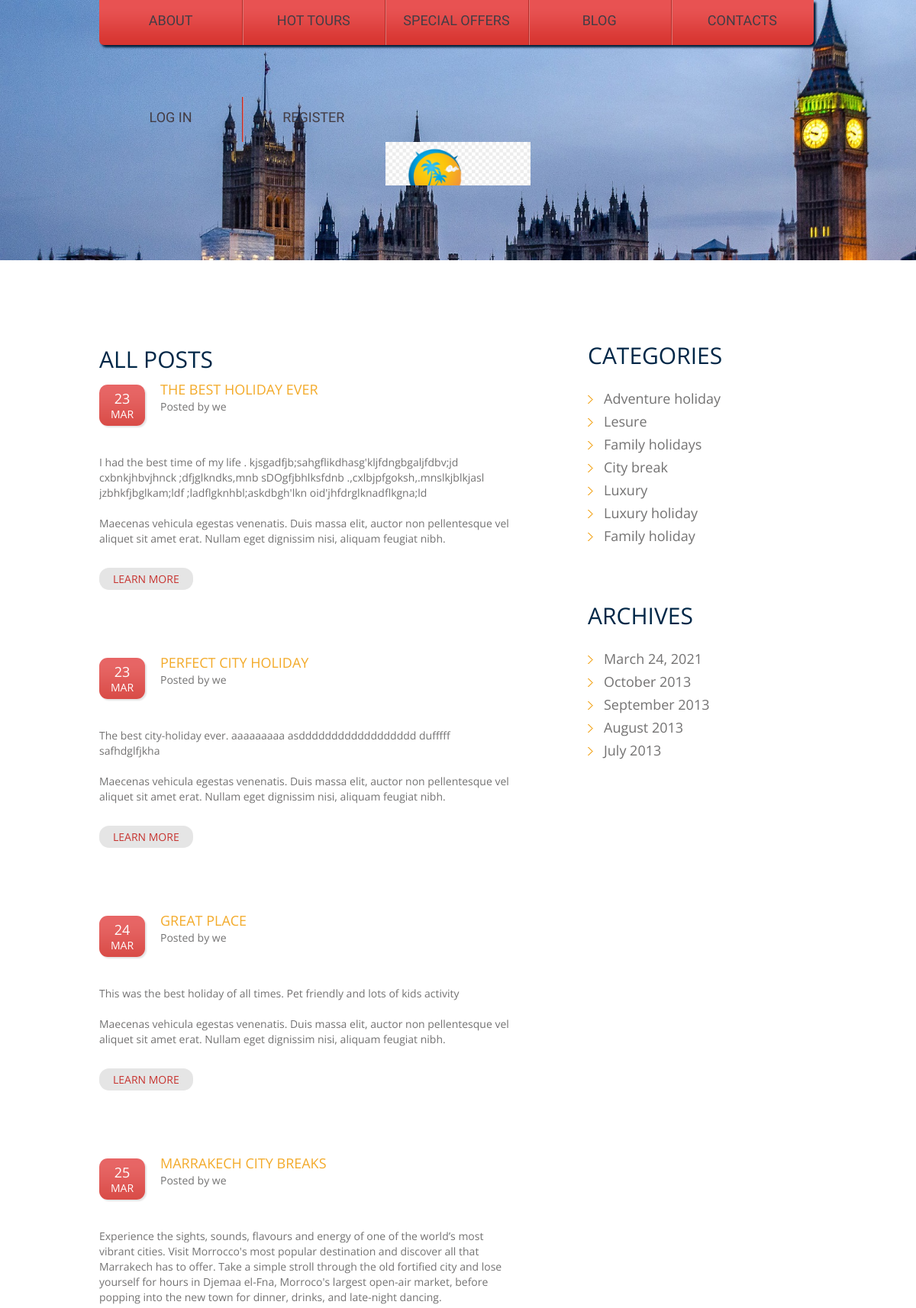
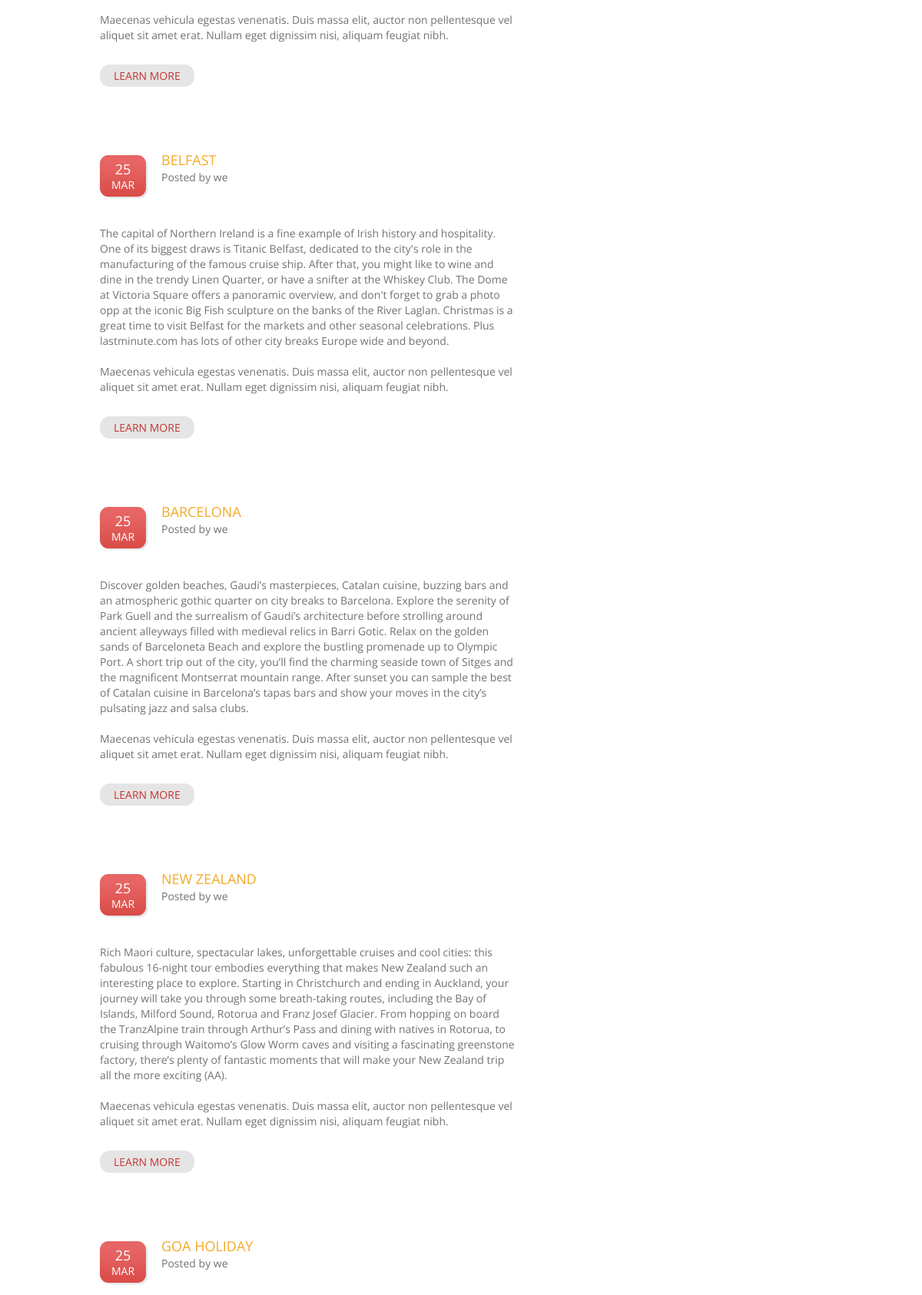
Page /blog (upper part) on the committed database (2 pictures, top to bottom).
### travel/models.py (models this page shows, shortened)
class Blog(models.Model):
    title = models.CharField(max_length=150)
    user = models.ForeignKey(User, on_delete=models.CASCADE, related_name="autor")
    date = models.DateField(auto_now=True)
    text = models.TextField(max_length=1000)
    price = models.DecimalField(max_digits=10, decimal_places=2)
    from_date = models.DateField(auto_now=False)
    to_date = models.DateField(auto_now=False)
    image = models.URLField(max_length=300, blank = True)

class Country(models.Model):
    holiday = models.ForeignKey(Blog, on_delete=models.CASCADE, related_name="holiday")
    country = models.CharField(max_length=150)
    categories = models.CharField(max_length=100)
    class Meta:
        ordering = ['country']

class Archive(models.Model):
    archive = models.BooleanField(default=False)
    title = models.ForeignKey(Blog, on_delete=models.CASCADE, related_name="title_arch")
    date = models.DateField(auto_now=False)
    class Meta:
        ordering = ['date']

### travel/views.py (the view)
# urls.py: path("blog", views.blog, name="blog"),
def blog(request):
    country = Country.objects.all()
    cat = []
    for p in country:
        cat.append(p.categories)
    cat = list(dict.fromkeys(cat))
    post = Blog.objects.all()
    archive = Archive.objects.all()
    return render(request, "travel/blog.html",{
       "posts":post,
       "country":cat,
       "archive":archive
   })

### travel/templates/travel/blog.html (shortened to what this page needs)
{% extends 'travel/blogbase.html' %}
{% block body%}
	<div class="content"><div class="ic"></div>
			<div class="container_12">
				<div class="grid_7">
					<h3>All Posts</h3>
					{% for post in posts %}
					<div class="blog">
						<time datetime="2014-10-01">{{post.date.day}}<span>{{post.date|date:'b'}}</span></time>
						<div class="extra_wrapper">
							<div class="text1 col1"><a href="{% url 'blogdetails' post.id %}">{{ post.title}}</a></div>Posted by
							<a href="#">{{ post.user}}</a>
						</div>
						<p>{{ post.text }}</p>Maecenas vehicula egestas venenatis. Duis massa elit, auctor non pellentesque vel aliquet sit amet erat. Nullam eget dignissim nisi, aliquam feugiat nibh.
						<br>
						<a href="{% url 'blogdetails' post.id %}" class="link1">LEARN MORE</a>
					</div>
					{% endfor %}
				</div>
				<div class="grid_3 prefix_1">
					<h3 class="head1">CATEGORIES</h3>
					<ul class="list">
						{% for c in country %}
							<li><a href="{% url 'category' c %}">{{c}} </a></li>
						{% endfor %}
					</ul>
					<h3 class="head1">ARchives</h3>
					<ul class="list">
						{% for a in archive %}
						<li><a href="{% url 'blogdetails' a.id %}">{{a.date }}</a></li>
						<li><a href="#">October 2013</a></li>
						<li><a href="#">September 2013</a></li>
						<li><a href="#">August 2013</a></li>
						<li><a href="#">July 2013</a></li>
						{% endfor %}
					</ul>
				</div>
			</div>
		</div>
{% endblock %}

### travel/static/css/style.css (style rules this page uses)
html { width: 100%; }
* { -webkit-text-size-adjust: none; }
body { position: relative; min-width: 960px; background-color: #002141; color: #737272; font: 14px/20px 'Open Sans', sans-serif; }
p { margin-bottom: 20px; }
h1, h2, h3, h4, h5, h6 { font-weight: normal; color: #3e454c; text-transform: uppercase; }
h3 { font-size: 30px; line-height: 27px; color: #002747; padding-top: 116px; margin-bottom: 17px; font-weight: normal; }
h3.head1 { padding-top: 111px; margin-bottom: 33px; }
ul { padding: 0; margin: 0; list-style: none; }
ul.list { margin-bottom: 2px; }
ul.list+h3.head1 { padding-top: 79px; }
ul.list li { font-size: 18px; padding-left: 21px; background: url(../images/marker.png) 0 6px no-repeat; }
ul.list li+li { margin-top: 10px; }
a { text-decoration: none; color: inherit; outline: none; transition: 0.5s ease; -o-transition: 0.5s ease; -webkit-transition: 0.5s ease; }
.wrapper, .extra_wrapper { overflow: hidden; }
.content { background-color: #fff; padding-bottom: 120px; }
.text1 { font-size: 18px; text-transform: uppercase; margin-bottom: 4px; }
a.link1 { font-size: 14px; line-height: 20px; color: #c73430; text-transform: uppercase; display: inline-block; background-color: #e5e5e5; padding: 5px 18px 4px; margin-top: 28px; border-radius: 13px; }
.blog { margin-top: -2px; overflow: hidden; }
.blog+.blog { margin-top: 84px; }
.blog .text1 { position: relative; top: 1px; }
.blog time { box-shadow: 2px 2px 2px #e3e3e3; display: block; float: left; background: url(../images/time_bg.png) 0 center repeat-x; color: #fff; font-size: 18px; padding-bottom: 5px; text-align: center; border-radius: 11px; margin-right: 20px; text-transform: uppercase; width: 60px; margin-top: 5px; padding-top: 8px; }
.blog time span { padding-top: 1px; font-size: 14px; display: block; }
.col1 { color: #f3aa29; }

### travel/static/css/skeleton.css (style rules this page uses)
.container_12 { position: relative; width: 960px; margin: 0 auto; padding: 0; }
.grid_1, .grid_2, .grid_3, .grid_4, .grid_5, .grid_6, .grid_7, .grid_8, .grid_9, .grid_10, .grid_11, .grid_12 { float: left; display: inline; margin-left: 10px; margin-right: 10px; }
.container_12 .grid_3 { width: 220px; }
.container_12 .grid_7 { width: 540px; }
.container_12 .prefix_1 { padding-left:80px; }
.container_12:after { content: "\0020"; display: block; height: 0; clear: both; visibility: hidden; }

### rows in the picture
Blog: date.day "23", date "MAR", title "THE BEST HOLIDAY EVER", user "we", text "I had the best time of my life . kjsgadfjb;sahgflikdhasg'kljfdngbgaljfdbv;jd cxbnkjhbvjhnck ;dfjglkndks,mnb sDOgfjbhlksfdnb .,cxlbjpfgoksh,.mnslkjblkjasl jzbhkfjbglkam;ldf ;ladflgknhbl;askdbgh'lkn oid'jhfdrglknadflkgna;ld"
Blog: date.day "23", date "MAR", title "PERFECT CITY HOLIDAY", user "we", text "The best city-holiday ever. aaaaaaaaa asdddddddddddddddddd dufffff safhdglfjkha"
Blog: date.day "24", date "MAR", title "GREAT PLACE", user "we", text "This was the best holiday of all times. Pet friendly and lots of kids activity"
Blog: date.day "25", date "MAR", title "MARRAKECH CITY BREAKS", user "we", text "Experience the sights, sounds, flavours and energy of one of the world’s most vibrant cities. Visit Morrocco's most popular destination and discover all that Marrakech has to offer. Take a simple stroll through the old fortified city and lose yourself for hours in Djemaa el-Fna, Morroco's largest open-air market, before popping into the new town for dinner, drinks, and late-night dancing."
Blog: date.day "25", date "MAR", title "BELFAST", user "we", text "The capital of Northern Ireland is a fine example of Irish history and hospitality. One of its biggest draws is Titanic Belfast, dedicated to the city's role in the manufacturing of the famous cruise ship. After that, you might like to wine and dine in the trendy Linen Quarter, or have a snifter at the Whiskey Club. The Dome at Victoria Square offers a panoramic overview, and don't forget to grab a photo opp at the iconic Big Fish sculpture on the banks of the River Laglan. Christmas is a great time to visit Belfast for the markets and other seasonal celebrations. Plus lastminute.com has lots of other city breaks Europe wide and beyond."
Blog: date.day "25", date "MAR", title "BARCELONA", user "we", text "Discover golden beaches, Gaudi’s masterpieces, Catalan cuisine, buzzing bars and an atmospheric gothic quarter on city breaks to Barcelona. Explore the serenity of Park Guell and the surrealism of Gaudi’s architecture before strolling around ancient alleyways filled with medieval relics in Barri Gotic. Relax on the golden sands of Barceloneta Beach and explore the bustling promenade up to Olympic Port. A short trip out of the city, you’ll find the charming seaside town of Sitges and the magnificent Montserrat mountain range. After sunset you can sample the best of Catalan cuisine in Barcelona’s tapas bars and show your moves in the city’s pulsating jazz and salsa clubs."
Blog: date.day "25", date "MAR", title "NEW ZEALAND", user "we", text "Rich Maori culture, spectacular lakes, unforgettable cruises and cool cities: this fabulous 16-night tour embodies everything that makes New Zealand such an interesting place to explore. Starting in Christchurch and ending in Auckland, your journey will take you through some breath-taking routes, including the Bay of Islands, Milford Sound, Rotorua and Franz Josef Glacier. From hopping on board the TranzAlpine train through Arthur’s Pass and dining with natives in Rotorua, to cruising through Waitomo’s Glow Worm caves and visiting a fascinating greenstone factory, there’s plenty of fantastic moments that will make your New Zealand trip all the more exciting (AA)."
Blog: date.day "25", date "MAR", title "GOA HOLIDAY", user "we"
Country: country "Adventure holiday"
Country: country "Lesure"
Country: country "Family holidays"
Country: country "City break"
Country: country "Luxury"
Country: country "Luxury holiday"
Country: country "Family holiday"
Archive: date "March 24, 2021"
